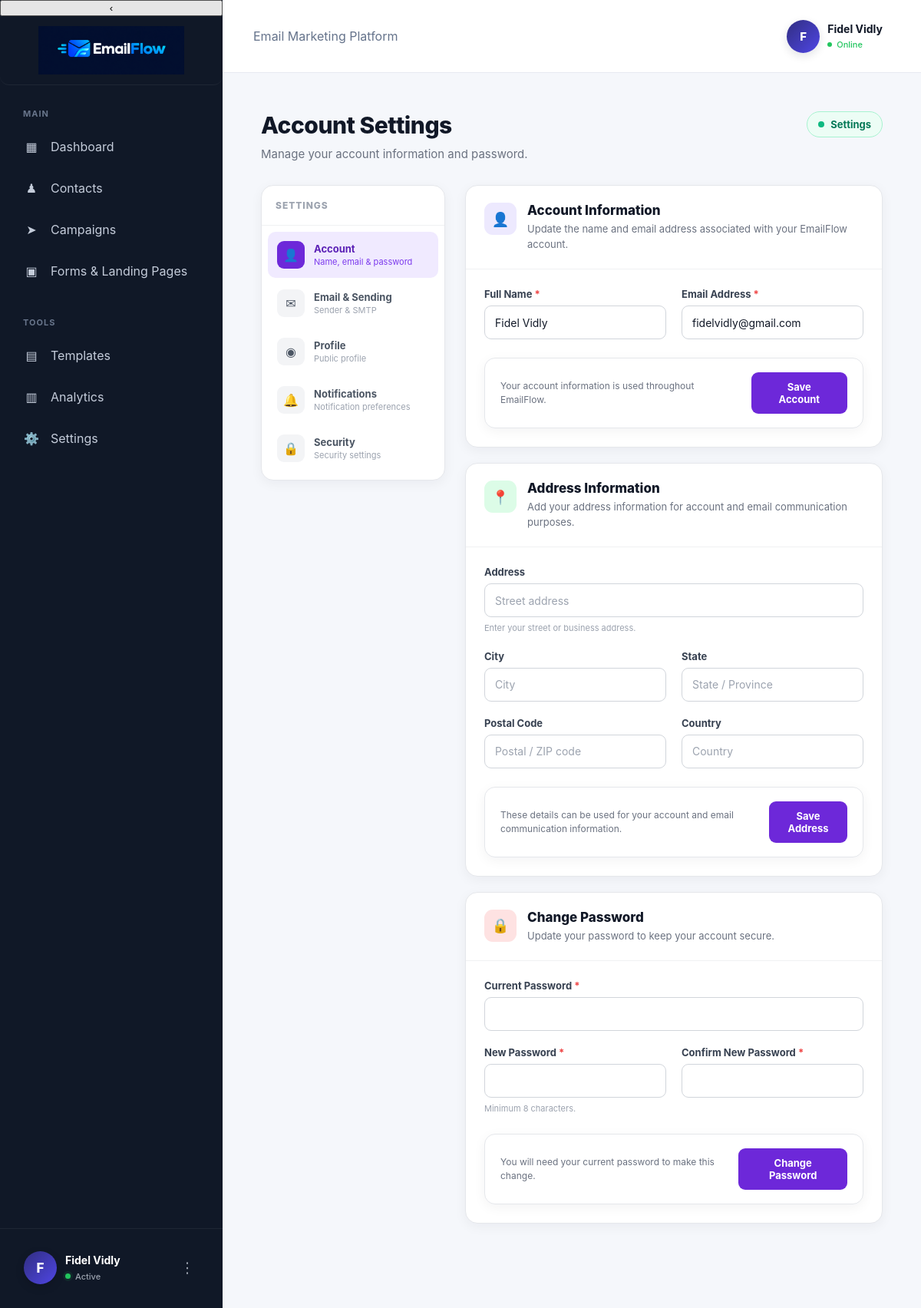
The page /settings/account (signed in) on the database its author committed.
### models.py (models this page shows, shortened)
class User(db.Model):
    __tablename__ = "users"
    id = db.Column(
        db.Integer,
        primary_key=True
    )
    name = db.Column(
        db.String(100),
        nullable=False
    )
    email = db.Column(
        db.String(120),
        unique=True,
        nullable=False
    )
    password = db.Column(
        db.String(255),
        nullable=False
    )
    email_verified = db.Column(
        db.Boolean,
        default=False,
        nullable=False
    )
    email_verified_at = db.Column(
        db.DateTime,
        nullable=True
    )
    address = db.Column(
        db.String(255),
        nullable=True
    )
    city = db.Column(
        db.String(100),
        nullable=True
    )
    state = db.Column(
        db.String(100),
        nullable=True
    )
    postal_code = db.Column(
        db.String(30),
        nullable=True
    )
    country = db.Column(
        db.String(100),
        nullable=True
    )

### app.py (the view, shortened to what this page needs)
@app.route("/settings/account", methods=["GET", "POST"])
def settings_account():
    if "user_id" not in session:
        return redirect(url_for("login"))
    user = User.query.get(session["user_id"])
    if not user:
        session.clear()
        return redirect(url_for("login"))
    return render_template(
        "settings_account.html",
        user=user
    )

### templates/settings_account.html (shortened to what this page needs)
{% extends "settings_base.html" %}
{% block settings_header %}
<h1 class="settings-title">
    Account Settings
</h1>
<p class="settings-subtitle">
    Manage your account information and password.
</p>
{% endblock %}
{% block settings_content %}
<section class="settings-card">
    <div class="settings-card-header">
        <div class="settings-card-icon">
            👤
        </div>
        <div>
            <h2 class="settings-card-title">
                Account Information
            </h2>
            <p class="settings-card-description">
                Update the name and email address associated
                with your EmailFlow account.
            </p>
        </div>
    </div>
    <div class="settings-card-body">
        <form method="POST">
            <div class="settings-form-grid">
                <div class="settings-form-group">
                    <label class="settings-label">
                        Full Name
                        <span class="settings-required">*</span>
                    </label>
                    <input
                        type="text"
                        name="name"
                        class="settings-input"
                        value="{{ user.name }}"
                        required
                    >
                </div>
                <div class="settings-form-group">
                    <label class="settings-label">
                        Email Address
                        <span class="settings-required">*</span>
                    </label>
                    <input
                        type="email"
                        name="email"
                        class="settings-input"
                        value="{{ user.email }}"
                        required
                    >
                </div>
            </div>
            <div class="settings-save-bar" style="margin-top:24px;">
                <div class="settings-save-note">
                    Your account information is used throughout EmailFlow.
                </div>
                <button
                    type="submit"
                    class="settings-save-button"
                >
                    Save Account
                </button>
            </div>
        </form>
    </div>
</section>
<section class="settings-card">
    <div class="settings-card-header">
        <div class="settings-card-icon green">
            📍
        </div>
        <div>
            <h2 class="settings-card-title">
                Address Information
            </h2>
            <p class="settings-card-description">
                Add your address information for account and
                email communication purposes.
            </p>
        </div>
    </div>
    <div class="settings-card-body">
        <form method="POST">
            <div class="settings-form-grid">
                <div class="settings-form-group full">
                    <label class="settings-label">
                        Address
                    </label>
                    <input
                        type="text"
                        name="address"
                        class="settings-input"
                        value="{{ user.address or '' }}"
                        placeholder="Street address"
                    >
                    <div class="settings-help">
                        Enter your street or business address.
                    </div>
                </div>
                <div class="settings-form-group">
                    <label class="settings-label">
                        City
                    </label>
                    <input
                        type="text"
                        name="city"
                        class="settings-input"
                        value="{{ user.city or '' }}"
                        placeholder="City"
                    >
                </div>
                <div class="settings-form-group">
                    <label class="settings-label">
                        State
                    </label>
                    <input
                        type="text"
                        name="state"
                        class="settings-input"
                        value="{{ user.state or '' }}"
                        placeholder="State / Province"
                    >
                </div>
                <div class="settings-form-group">
                    <label class="settings-label">
                        Postal Code
                    </label>
                    <input
                        type="text"
                        name="postal_code"
                        class="settings-input"
                        value="{{ user.postal_code or '' }}"
                        placeholder="Postal / ZIP code"
                    >
                </div>
                <div class="settings-form-group">
                    <label class="settings-label">
                        Country
                    </label>
                    <input
                        type="text"
                        name="country"
                        class="settings-input"
                        value="{{ user.country or '' }}"
                        placeholder="Country"
                    >
                </div>
            </div>
            <div class="settings-save-bar" style="margin-top:24px;">
                <div class="settings-save-note">
                    These details can be used for your account and
                    email communication information.
                </div>
                <button
                    type="submit"
                    class="settings-save-button"
                >
                    Save Address
                </button>
            </div>
        </form>
    </div>
</section>
<section class="settings-card">
    <div class="settings-card-header">
        <div class="settings-card-icon red">
            🔒
        </div>
        <div>
            <h2 class="settings-card-title">
                Change Password
            </h2>
            <p class="settings-card-description">
                Update your password to keep your account secure.
            </p>
        </div>
    </div>
    <div class="settings-card-body">
        <form method="POST">
            <div class="settings-form-grid">
                <div class="settings-form-group full">
                    <label class="settings-label">
                        Current Password
                        <span class="settings-required">*</span>
                    </label>
                    <input
                        type="password"
                        name="current_password"
                        class="settings-input"
                        required
                    >
                </div>
                <div class="settings-form-group">
                    <label class="settings-label">
                        New Password
                        <span class="settings-required">*</span>
                    </label>
                    <input
                        type="password"
                        name="new_password"
                        class="settings-input"
                        minlength="8"
                        required
                    >
                    <div class="settings-help">
                        Minimum 8 characters.
                    </div>
                </div>
                <div class="settings-form-group">
                    <label class="settings-label">
                        Confirm New Password
                        <span class="settings-required">*</span>
                    </label>
                    <input
                        type="password"
                        name="confirm_password"
                        class="settings-input"
                        minlength="8"
                        required
                    >
                </div>
            </div>
            <div class="settings-save-bar" style="margin-top:24px;">
                <div class="settings-save-note">
                    You will need your current password to make this change.
                </div>
                <button
                    type="submit"
                    class="settings-save-button"
                >
                    Change Password
                </button>
            </div>
        </form>
    </div>
</section>
{% endblock %}

### templates/dashboard_base.html (shortened to what this page needs)
<!DOCTYPE html>
<html lang="en">
<head>
    <link
        rel="stylesheet"
        href="{{ url_for('static', filename='css/style.css') }}"
    >
</head>
<body>
<div class="app-shell">
    <aside class="sidebar">
        <button
            type="button"
            class="sidebar-collapse-button"
            id="sidebarCollapseButton"
            aria-label="Collapse sidebar"
            title="Collapse sidebar"
        >
            ‹
        </button>
        <a
            href="{{ url_for('dashboard') }}"
            class="sidebar-brand"
        >
            <img
                src="{{ url_for('static', filename='images/emailflow-logo.png') }}"
                alt="EmailFlow"
                class="emailflow-logo"
            >
        </a>
        <div class="nav-section">
            <div class="nav-title">
                MAIN
            </div>
            <a
                href="{{ url_for('dashboard') }}"
                class="nav-item {% if request.endpoint == 'dashboard' %}active{% endif %}"
                data-tooltip="Dashboard"
            >
                <span class="nav-icon">
                    ▦
                </span>
                Dashboard
            </a>
            <a
                href="{{ url_for('contacts') }}"
                class="nav-item {% if request.endpoint == 'contacts' %}active{% endif %}"
                data-tooltip="Contacts"
            >
                <span class="nav-icon">
                    ♟
                </span>
                Contacts
            </a>
            <a
                href="{{ url_for('campaigns') }}"
                class="nav-item {% if request.endpoint == 'campaigns' %}active{% endif %}"
                data-tooltip="Campaigns"
            >
                <span class="nav-icon">
                    ➤
                </span>
                Campaigns
            </a>
            <a
                href="{{ url_for('forms') }}"
                class="nav-item {% if request.endpoint == 'forms' %}active{% endif %}"
                data-tooltip="forms"
            >
                <span class="nav-icon">
                    ▣
                </span>
                Forms & Landing Pages
            </a>
        </div>
        <div class="nav-section">
            <div class="nav-title">
                TOOLS
            </div>
            <a
                href="{{ url_for('templates') }}"
                class="nav-item {% if request.endpoint == 'templates' %}active{% endif %}"
                data-tooltip="templates"
            >
                <span class="nav-icon">
                    ▤
                </span>
                Templates
            </a>
            <a
                href="{{ url_for('analytics') }}"
                class="nav-item {% if request.endpoint == 'analytics' %}active{% endif %}"
                data-tooltip="analytics"
            >
                <span class="nav-icon">
                    ▥
                </span>
                <span>
                    Analytics
                </span>
            </a>
            <a
                href="{{ url_for('settings') }}"
                class="nav-item"
                data-tooltip="settings"
            >
                <span class="nav-icon">
                    ⚙️
                </span>
                <span>
                    Settings
                </span>
            </a>
        </div>
        <div class="sidebar-account-area">
            <button
                type="button"
                class="sidebar-account-button"
                id="sidebarAccountButton"
                aria-expanded="false"
                aria-controls="sidebarAccountMenu"
            >
                <span class="sidebar-account-avatar">
                    {% if session.get("user_name") %}
                        {{ session.get("user_name")[0]|upper }}
                    {% else %}
                        U
                    {% endif %}
                </span>
                <span class="sidebar-account-info">
                    <span class="sidebar-account-name">
                        {{ session.get("user_name", "Account") }}
                    </span>
                    <span class="sidebar-account-status">
                        <span class="sidebar-account-status-dot"></span>
                        <span>
                            Active
                        </span>
                    </span>
                </span>
                <span
                    class="sidebar-account-dots"
                    aria-hidden="true"
                >
                    ⋮
                </span>
            </button>
        </div>
    </aside>
    <main class="main-area">
        <header class="topbar">
            <div class="topbar-title">
                Email Marketing Platform
            </div>
            <div class="topbar-account-wrapper">
                <button
                    type="button"
                    class="topbar-account"
                    id="topbarAccountButton"
                    aria-expanded="false"
                    aria-controls="topbarAccountMenu"
                >
                    <div class="topbar-avatar">
                        {% if session.get("user_name") %}
                            {{ session.get("user_name")[0]|upper }}
                        {% else %}
                            U
                        {% endif %}
                    </div>
                    <div>
                        <strong class="topbar-account-name">
                            {{ session.get("user_name", "Account") }}
                        </strong>
                        <div class="topbar-account-status">
                            <span class="topbar-account-status-dot"></span>
                            Online
                        </div>
                    </div>
                </button>
            </div>
        </header>
        <section class="page-content">
            {% block content %}
            {% endblock %}
        </section>
    </main>
</div>
</body>
</html>

### rows shown on the page
User: get "Fidel Vidly", name "Fidel Vidly", email "fidelvidly@gmail.com"

### other values the page prints
{{ session.get("user_name")[0]|upper }} "F"
